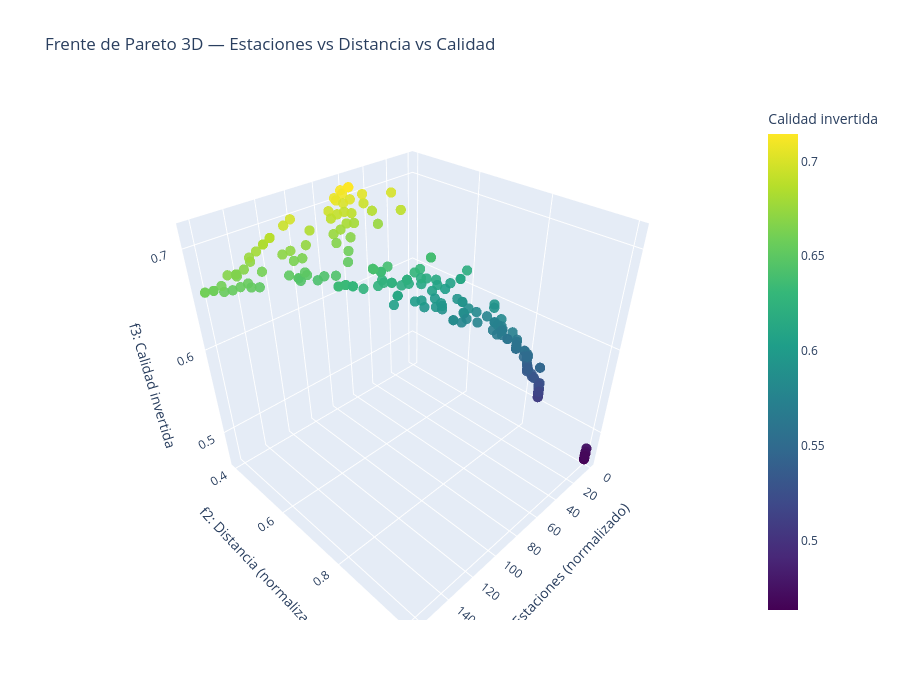

The cell this chart's notebook holds for it:
### Code cell
# GRAFICAR FRONTERA DE PARETO (IMPORTANTE LA GRAFICA)

F = np.array(res.F)

# Crea figura 3D interactiva
fig = go.Figure(data=[go.Scatter3d(
    x=F[:, 0],  # f1
    y=F[:, 1],  # f2
    z=F[:, 2],  # f3
    mode='markers',
    marker=dict(
        size=6,
        color=F[:, 2],        
        colorscale='Viridis',   
        opacity=0.9,
        colorbar=dict(title="Calidad invertida")
    ),
    text=[f"Estaciones: {f1:.3f}<br>Distancia: {f2:.3f}<br>Calidad Inv: {f3:.3f}"
          for f1, f2, f3 in F],
    hoverinfo='text'
)])

fig.update_layout(
    title="Frente de Pareto 3D — Estaciones vs Distancia vs Calidad",
    scene=dict(
        xaxis_title="f1: Estaciones (normalizado)",
        yaxis_title="f2: Distancia (normalizada)",
        zaxis_title="f3: Calidad invertida",
    ),
    width=900,
    height=700,
)

fig.show()

### Figure 1 — Plotly figure (JSON) as saved in the notebook; plotly's stock layout.template omitted (floating-point values rounded to 4 significant figures; data arrays with more than 128 entries replaced by an {"elided": "..."} marker saying what was removed)
{"data": [{"hoverinfo": "text", "marker": {"color": {"elided": "200 float values"}, "colorbar": {"title": {"text": "Calidad invertida"}}, "colorscale": [[0, "#440154"], [0.1111, "#482878"], [0.2222, "#3e4989"], [0.3333, "#31688e"], [0.4444, "#26828e"], [0.5556, "#1f9e89"], [0.6667, "#35b779"], [0.7778, "#6ece58"], [0.8889, "#b5de2b"], [1, "#fde725"]], "opacity": 0.9, "size": 6}, "mode": "markers", "text": {"elided": "200 str values"}, "type": "scatter3d", "x": {"elided": "200 float values"}, "y": {"elided": "200 float values"}, "z": {"elided": "200 float values"}}], "layout": {"height": 700, "scene": {"xaxis": {"title": {"text": "f1: Estaciones (normalizado)"}}, "yaxis": {"title": {"text": "f2: Distancia (normalizada)"}}, "zaxis": {"title": {"text": "f3: Calidad invertida"}}}, "title": {"text": "Frente de Pareto 3D — Estaciones vs Distancia vs Calidad"}, "width": 900}}
